Frame 1 (no input): blank canvas, image omitted
Frame 60 (the mouse pressed at the canvas centre just before this capture): blank canvas, image omitted
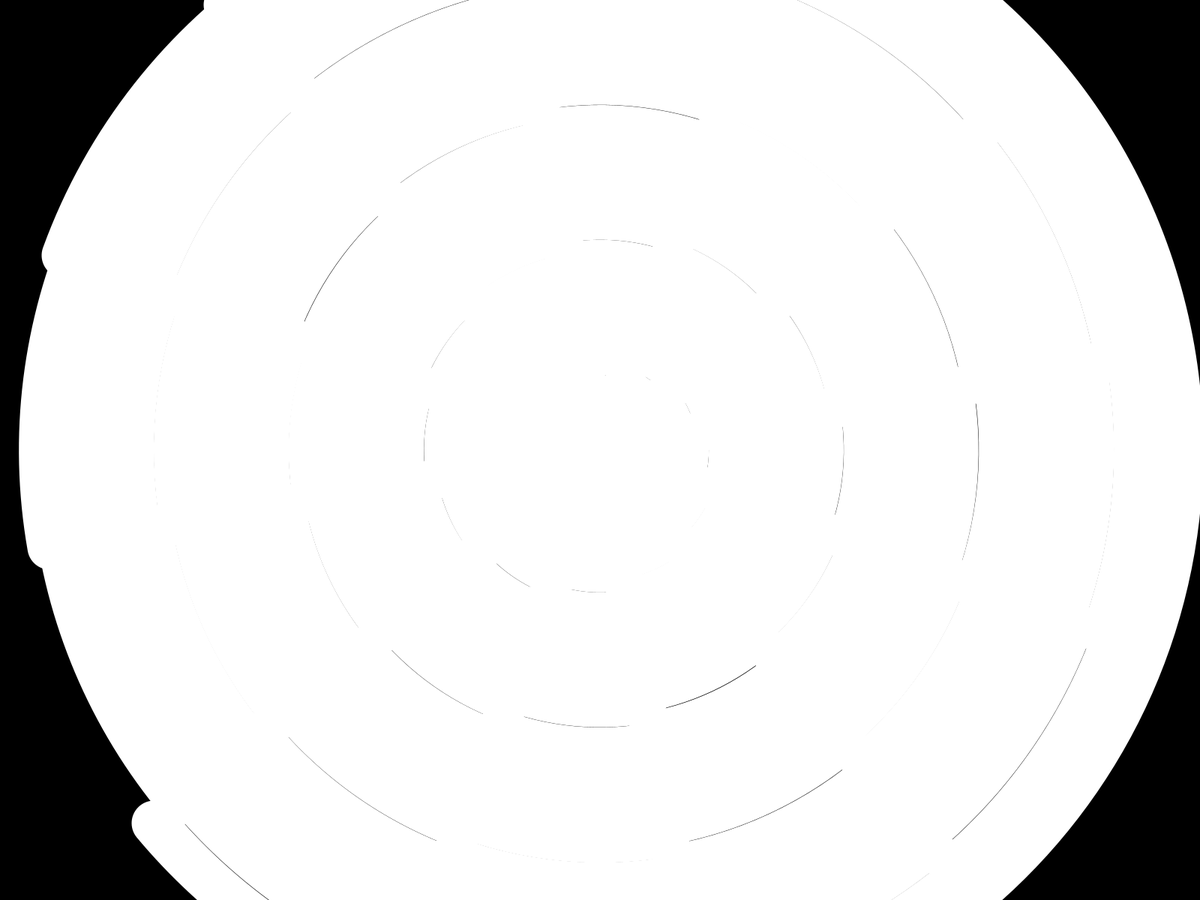
Frame 120 (the mouse held since frame 60 and released just before this capture)

The Processing sketch whose frames 1 and 60 were blank and that drew this single picture after the mouse press (run headless with seeded random() and noise(); from frame 60 on, the mouse is pressed at the canvas centre):

// Processing sketch: Circle
// ── Circle.pde
PImage img;
int gap = 20;

int t = 0;


void setup() {
  fullScreen();
  noFill();
  strokeJoin(ROUND);
  strokeWeight(1);
  stroke(255);
  colorMode(HSB);
  noCursor();
}


void draw() {
  t+=1;
  background(0);
  float arcLength = (mouseX-140)/140.0;
  //float arcLength;
  for (int i = gap; i<width-20; i+=30) {
    float angle = radians(i+t);
     //arcLength = angle/10;
     strokeWeight(((float)mouseY)/10);
      arc(width/2,height/2,i,i,angle,angle+arcLength);
  }
  //ellipse(mouseX,height-200,80,80);


}
